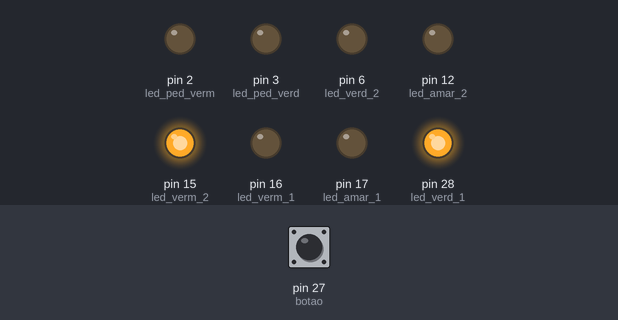
The program below on a simulated MicroPython board. Shown: output pins drawn as LEDs (lit = HIGH). Inputs (shaded band) come from the test bench; at power-on: pin 27 (botao) LOW.

Above: at 1.2 s.
1.3 s: pin 27 (botao) pulled HIGH for 1 s
At 2.8 s:
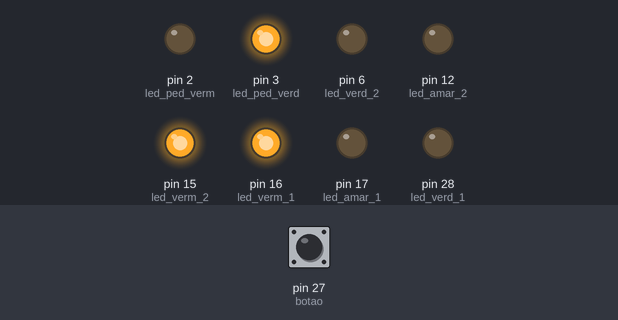
5.3 s: pin 27 (botao) pulled HIGH for 3.2 s
At 11.2 s:
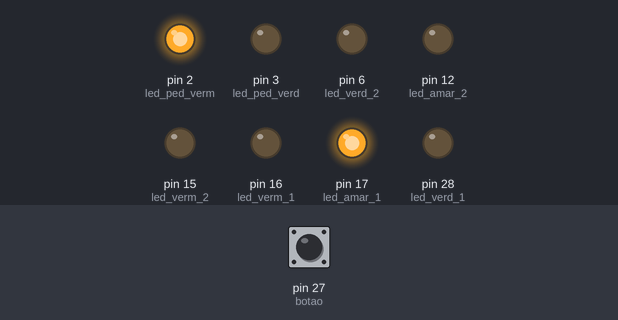
11.5 s: pin 27 (botao) pulled HIGH for 0.55 s
At 17.0 s:
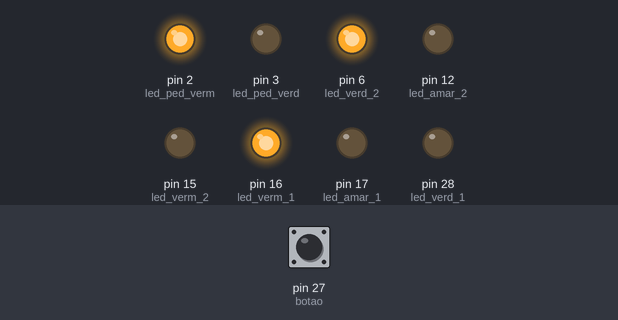
18.0 s: pin 27 (botao) pulled HIGH for 0.55 s
At 22.8 s:
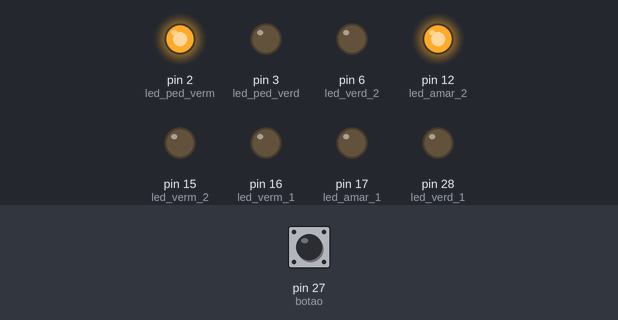
Timing chart, 0 to 39.5 s (numbered marks = the images above; inputs shaded):
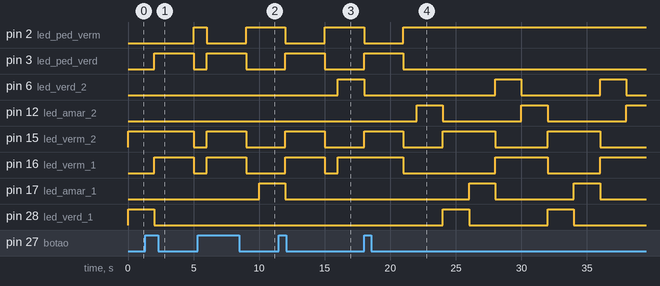

The program:

monica_cotrim_manfrinato_semaforo_desafio_pedestres.py
```python
from utime import sleep
from machine import Pin

led_verm_1 = Pin((16),Pin.OUT)
led_amar_1 = Pin((17),Pin.OUT)
led_verd_1 = Pin((28),Pin.OUT)

led_verm_2 = Pin((15),Pin.OUT)
led_amar_2 = Pin((12),Pin.OUT)
led_verd_2 = Pin((6),Pin.OUT)

led_ped_verd = Pin((3), Pin.OUT)
led_ped_verm = Pin((2), Pin.OUT)
botao = Pin((27), Pin.IN)

def pedestre():
    if botao.value() == 1:
        led_ped_verm.off()
        led_verd_1.off()
        led_verd_2.off()
        led_amar_1.off()
        led_amar_2.off()
        led_verm_1.on()
        led_verm_2.on()
        led_ped_verd.on()
        sleep(3)
        led_ped_verd.off()
        led_ped_verm.on()
        led_verm_1.off()
        led_verm_2.off()
        sleep(1)

while True:

    if botao.value() == 0:

        led_amar_2.off() and pedestre()#semáforo 1 fica verde e o 2 vermelho
        pedestre()
        led_verm_1.off() and pedestre()
        pedestre()
        led_verd_1.on() and pedestre()
        pedestre()
        led_verm_2.on() and pedestre()
        pedestre()
        sleep(2) and pedestre()
        pedestre()
        led_verd_1.off() and pedestre() #semáforo 1 fica amarelo e o 2 continua vermelho
        pedestre()
        led_amar_1.on() and pedestre()
        pedestre()
        sleep(2) and pedestre()
        pedestre()
        led_amar_1.off() and pedestre() #semáforo 1 fica vermelho e o 2 verde
        pedestre()
        led_verm_2.off() and pedestre()
        pedestre()
        led_verm_1.on() and pedestre()
        pedestre()
        led_verd_2.on() and pedestre()
        pedestre()
        sleep(2) and pedestre()
        pedestre()
        led_verd_2.off() and pedestre() #semáforo 1 continua vermelho e o 2 amarelo
        pedestre()
        led_amar_2.on()  and pedestre()#semáforoa amarelo 2 vai mudar pra vermelho e o 1 vai pra verde (reinicia o código)
        pedestre()
        sleep(2) and pedestre()
```

Measured:
- after the input at 1.3 s, pin 2 (led_ped_verm): LOW → HIGH after 3.7 s; pin 3 (led_ped_verd): LOW → HIGH after 0.70 s, → LOW 3.0 s later; pin 6 (led_verd_2): stays LOW (without the input it goes to HIGH after 2.7 s); pin 15 (led_verm_2): HIGH → LOW after 3.7 s instead of 2.7 s; pin 16 (led_verm_1): LOW → HIGH after 0.70 s instead of 2.7 s
- after the input at 5.3 s, pin 2 (led_ped_verm): HIGH → LOW after 0.70 s, → HIGH 3.0 s later; pin 3 (led_ped_verd): LOW → HIGH after 0.70 s, → LOW 3.0 s later
- after the input at 11.5 s, pin 2 (led_ped_verm): HIGH → LOW after 0.50 s, → HIGH 3.0 s later; pin 3 (led_ped_verd): LOW → HIGH after 0.50 s, → LOW 3.0 s later
- after the input at 18.0 s, pin 2 (led_ped_verm): HIGH → LOW at once, → HIGH 3.0 s later; pin 3 (led_ped_verd): LOW → HIGH at once, → LOW 3.0 s later
